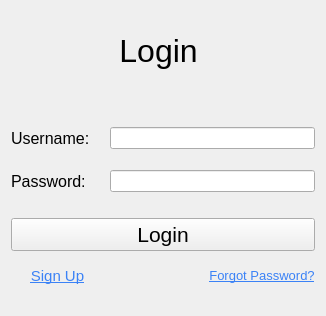
<?xml version="1.0" encoding="UTF-8"?>
<ui version="4.0">
 <class>LoginPage</class>
 <widget class="QWidget" name="LoginPage">
  <property name="geometry">
   <rect>
    <x>0</x>
    <y>0</y>
    <width>326</width>
    <height>316</height>
   </rect>
  </property>
  <property name="windowTitle">
   <string>Form</string>
  </property>
  <property name="styleSheet">
   <string notr="true"/>
  </property>
  <layout class="QGridLayout" name="gridLayout">
   <item row="2" column="1" colspan="2">
    <widget class="QLineEdit" name="lineEdit_UserName"/>
   </item>
   <item row="9" column="2">
    <widget class="QPushButton" name="pushButton_ForgotPassword">
     <property name="font">
      <font>
       <pointsize>10</pointsize>
       <underline>true</underline>
      </font>
     </property>
     <property name="styleSheet">
      <string notr="true">QPushButton {
    border: none;
    background: transparent;
    color: #3b82f6;
    text-decoration: underline;
}

QPushButton:hover {
    color: #2563eb;
}</string>
     </property>
     <property name="text">
      <string>Forgot Password?</string>
     </property>
    </widget>
   </item>
   <item row="4" column="1" colspan="2">
    <widget class="QLineEdit" name="lineEdit_Password"/>
   </item>
   <item row="2" column="0">
    <widget class="QLabel" name="label_UserName">
     <property name="font">
      <font>
       <pointsize>12</pointsize>
      </font>
     </property>
     <property name="text">
      <string>Username: </string>
     </property>
    </widget>
   </item>
   <item row="0" column="0" colspan="3">
    <widget class="QLabel" name="label">
     <property name="font">
      <font>
       <pointsize>24</pointsize>
      </font>
     </property>
     <property name="text">
      <string>Login </string>
     </property>
     <property name="alignment">
      <set>Qt::AlignmentFlag::AlignCenter</set>
     </property>
    </widget>
   </item>
   <item row="1" column="1">
    <spacer name="verticalSpacer_2">
     <property name="orientation">
      <enum>Qt::Orientation::Vertical</enum>
     </property>
     <property name="sizeType">
      <enum>QSizePolicy::Policy::Fixed</enum>
     </property>
     <property name="sizeHint" stdset="0">
      <size>
       <width>20</width>
       <height>30</height>
      </size>
     </property>
    </spacer>
   </item>
   <item row="7" column="0" colspan="3">
    <widget class="QPushButton" name="pushButton_Login">
     <property name="font">
      <font>
       <pointsize>16</pointsize>
      </font>
     </property>
     <property name="text">
      <string>Login</string>
     </property>
    </widget>
   </item>
   <item row="10" column="1">
    <spacer name="verticalSpacer">
     <property name="orientation">
      <enum>Qt::Orientation::Vertical</enum>
     </property>
     <property name="sizeType">
      <enum>QSizePolicy::Policy::Fixed</enum>
     </property>
     <property name="sizeHint" stdset="0">
      <size>
       <width>20</width>
       <height>20</height>
      </size>
     </property>
    </spacer>
   </item>
   <item row="9" column="0">
    <widget class="QPushButton" name="pushButton_sSignUp">
     <property name="font">
      <font>
       <pointsize>11</pointsize>
       <underline>true</underline>
      </font>
     </property>
     <property name="styleSheet">
      <string notr="true">QPushButton {
    border: none;
    background: transparent;
    color: #3b82f6;
    text-decoration: underline;
}

QPushButton:hover {
    color: #2563eb;
}</string>
     </property>
     <property name="text">
      <string>Sign Up</string>
     </property>
     <property name="flat">
      <bool>false</bool>
     </property>
    </widget>
   </item>
   <item row="4" column="0">
    <widget class="QLabel" name="label_Password">
     <property name="font">
      <font>
       <pointsize>12</pointsize>
      </font>
     </property>
     <property name="text">
      <string>Password: </string>
     </property>
    </widget>
   </item>
   <item row="3" column="1">
    <spacer name="verticalSpacer_4">
     <property name="orientation">
      <enum>Qt::Orientation::Vertical</enum>
     </property>
     <property name="sizeType">
      <enum>QSizePolicy::Policy::Fixed</enum>
     </property>
     <property name="sizeHint" stdset="0">
      <size>
       <width>20</width>
       <height>15</height>
      </size>
     </property>
    </spacer>
   </item>
   <item row="5" column="1">
    <spacer name="verticalSpacer_3">
     <property name="orientation">
      <enum>Qt::Orientation::Vertical</enum>
     </property>
     <property name="sizeType">
      <enum>QSizePolicy::Policy::Fixed</enum>
     </property>
     <property name="sizeHint" stdset="0">
      <size>
       <width>20</width>
       <height>20</height>
      </size>
     </property>
    </spacer>
   </item>
   <item row="8" column="0" colspan="3">
    <spacer name="verticalSpacer_5">
     <property name="orientation">
      <enum>Qt::Orientation::Vertical</enum>
     </property>
     <property name="sizeType">
      <enum>QSizePolicy::Policy::Fixed</enum>
     </property>
     <property name="sizeHint" stdset="0">
      <size>
       <width>20</width>
       <height>10</height>
      </size>
     </property>
    </spacer>
   </item>
  </layout>
 </widget>
 <resources/>
 <connections/>
</ui>
